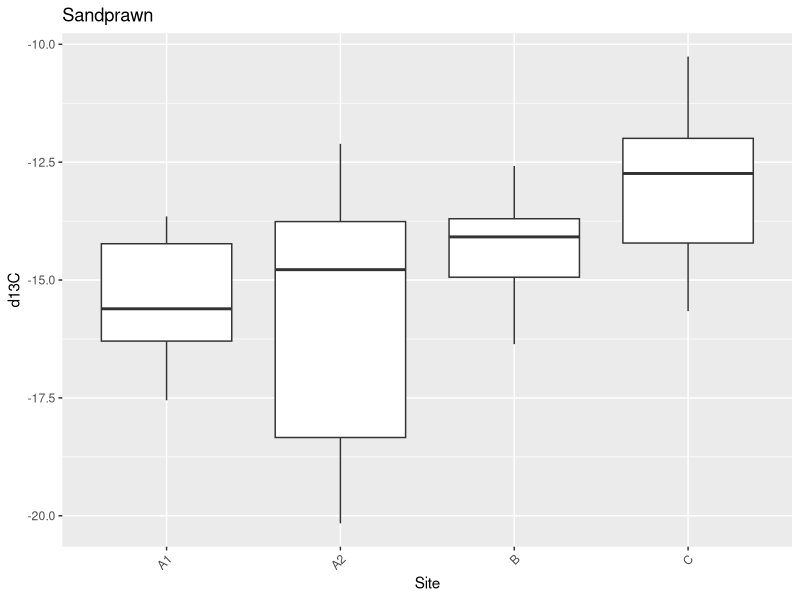
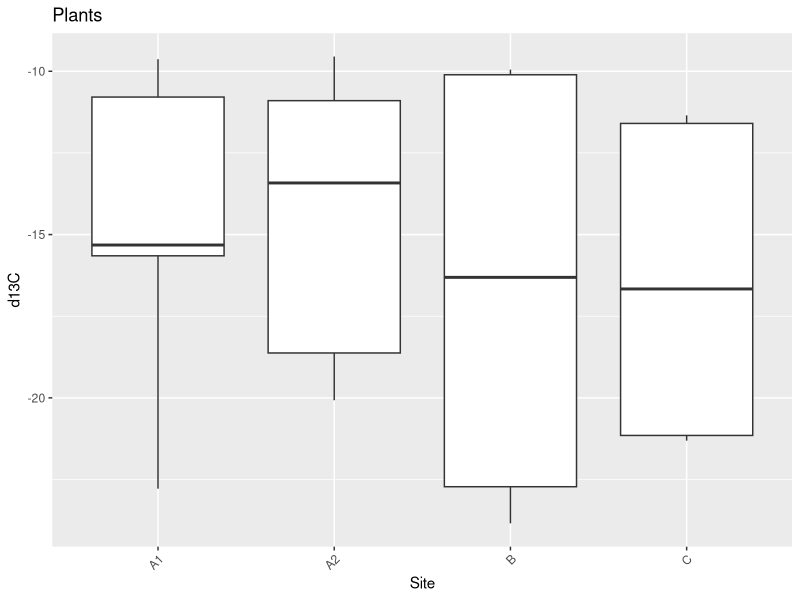
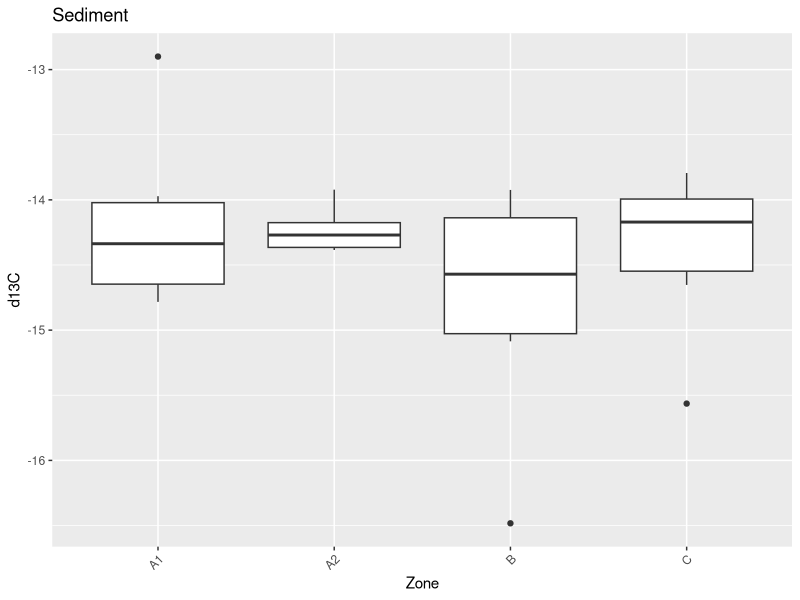
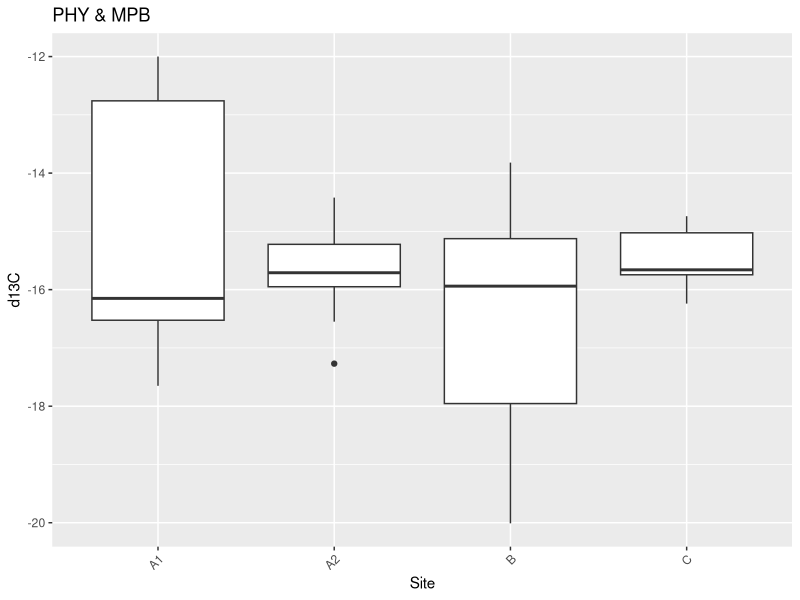
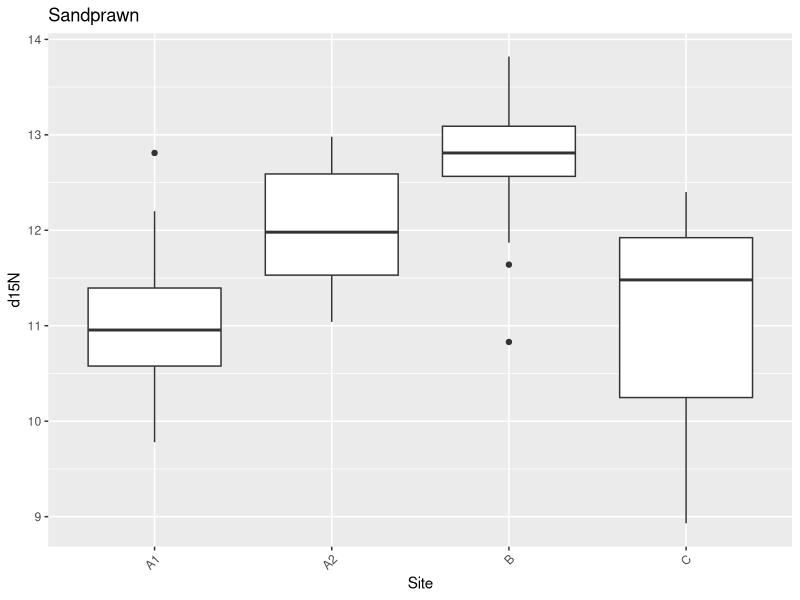
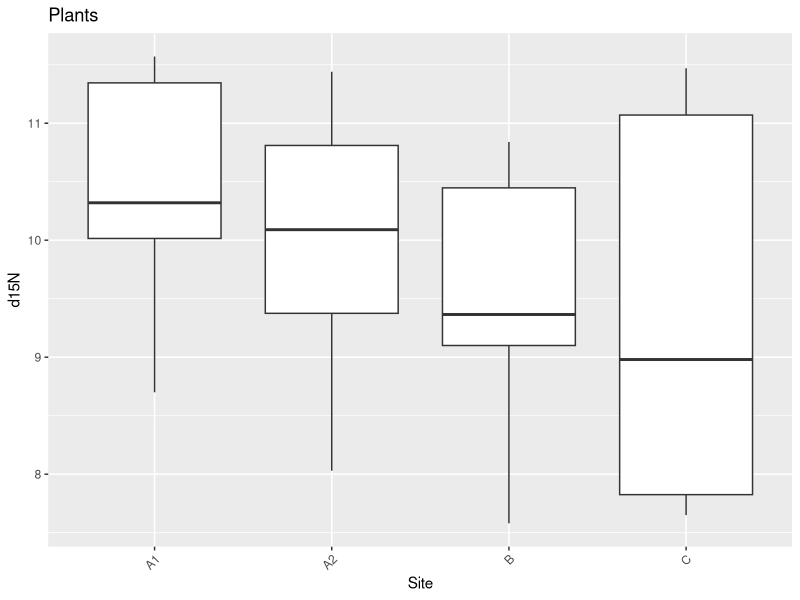
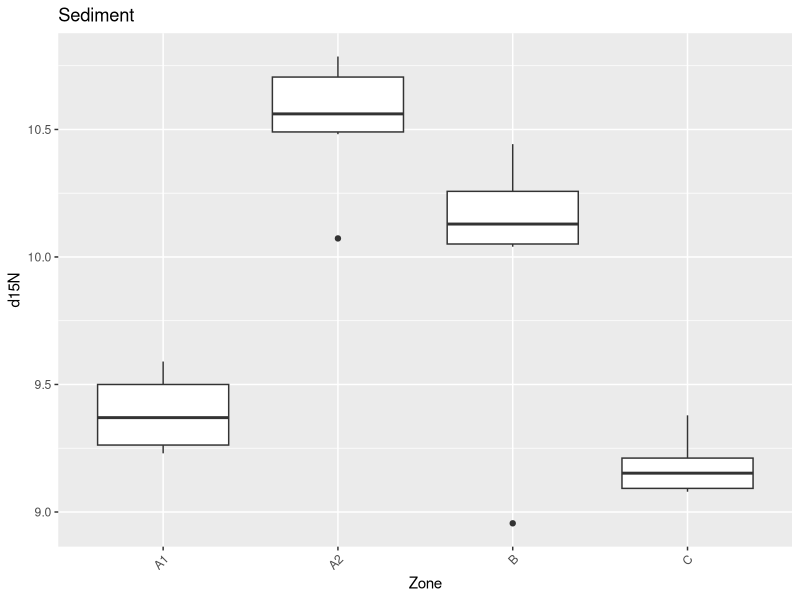
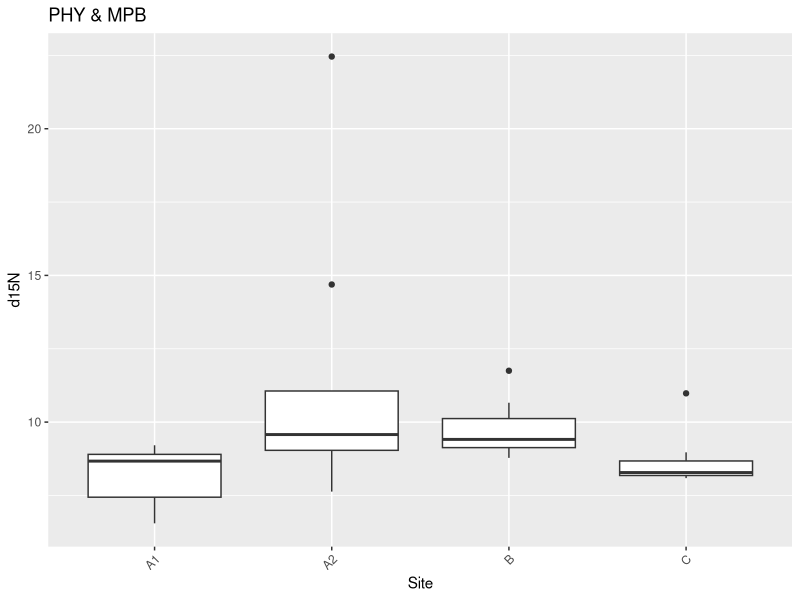

Source code (R) for these figures, in order:
## ---- chunk 1
knitr::opts_chunk$set(echo = TRUE)
## ---- chunk 2
library(readxl)
library(tidyverse)

## ---- chunk 3
Sandprawn <- read_excel("ShaniRaw.xlsx",  sheet = "Sandprawn")


plants <- read_excel("ShaniRaw.xlsx", sheet = "Plants")


phyto <- read_excel("ShaniRaw.xlsx", sheet = "PHY and MBO")


sediment <- read_excel("ShaniRaw.xlsx", sheet = "Sediment")

## ---- chunk 4
Sandprawn
plants
phyto
sediment
## ---- chunk 5
SandprawnSelected=read_xlsx("ShaniRaw.xlsx", sheet= "Sandprawn") %>% 
  select(Material,Site,d13C,d15N,`N%`,`C%`,`C:N`)

SandprawnSelected

## ---- chunk 6
Sandprawn$Sex = as.factor(Sandprawn$Sex)
unclass(Sandprawn$Sex)

Sandprawn$Site = as.factor(Sandprawn$Site)
unclass(Sandprawn$Site)

plants$Site = as.factor(plants$Site)
unclass(plants$Site)

phyto$Site = as.factor(phyto$Site)
unclass(phyto$Site)

sediment$Zone = as.factor(sediment$Zone)
unclass(sediment$Zone)
## ---- chunk 7
pivot1=read_xlsx("ShaniRaw.xlsx", sheet= "Sandprawn") %>% 
  select(Material,Site,d13C,d15N,`N%`,`C%`) %>%
  pivot_longer(cols = c("d13C", "d15N", "N%", "C%"),
               names_to = "variable", values_to = "value") 
pivot1
## ---- chunk 8
pivot2=read_xlsx("ShaniRaw.xlsx", sheet= "Sediment") %>%
  pivot_longer(cols = c("d13C", "d15N", "N%", "C%"),
               names_to = "variable", values_to = "value")
pivot2
## ---- chunk 9
pivot3=read_xlsx("ShaniRaw.xlsx", sheet= "Plants") %>% 
  pivot_longer(cols = c("d13C", "d15N", "N%", "C%"),
               names_to = "variable", values_to = "value") 
pivot3
## ---- chunk 10
pivot4=read_xlsx("ShaniRaw.xlsx", sheet= "PHY and MBO") %>% 
  pivot_longer(cols = c("d13C", "d15N", "N%", "C%"),
               names_to = "variable", values_to = "value") 
pivot4
## ---- chunk 11
SedimentSite=read_excel("ShaniRaw.xlsx", sheet = "Sediment")%>%
knitr::kable(col.names = c("Material", "Site", "d13C",  "d15N",  "`N%`", "`C%`"))
## ---- chunk 12
colnames(plants) <- c("Material", "Site", "d13C",  "d15N",  "`N%`", "`C%`","`C:N`")

plants
## ---- chunk 13
 library(ggplot2)
## ---- chunk 14

## ---- chunk 15

 
p1= ggplot(SandprawnSelected) +
    geom_boxplot(aes(y = d13C, x = Site)) +
    theme(axis.text.x = element_text(angle = 45, hjust = 1)) 

## ---- chunk 16
p1 + ggtitle("Sandprawn")
## ---- chunk 17

 
p2= ggplot(plants) +
    geom_boxplot(aes(y = d13C, x = Site)) +
    theme(axis.text.x = element_text(angle = 45, hjust = 1)) 

## ---- chunk 18
p2 + ggtitle("Plants")
## ---- chunk 19
p3= ggplot(sediment) +
    geom_boxplot(aes(y = d13C, x = Zone)) +
    theme(axis.text.x = element_text(angle = 45, hjust = 1)) 

## ---- chunk 20
p3 + ggtitle("Sediment")
## ---- chunk 21
p4= ggplot(phyto) +
    geom_boxplot(aes(y = d13C, x = Site)) +
    theme(axis.text.x = element_text(angle = 45, hjust = 1)) 

## ---- chunk 22
p4 + ggtitle("PHY & MPB")

## ---- chunk 23

 
p1.1= ggplot(SandprawnSelected) +
    geom_boxplot(aes(y = d15N, x = Site)) +
    theme(axis.text.x = element_text(angle = 45, hjust = 1)) 

## ---- chunk 24
p1.1 + ggtitle("Sandprawn")
## ---- chunk 25

 
p2.1= ggplot(plants) +
    geom_boxplot(aes(y = d15N, x = Site)) +
    theme(axis.text.x = element_text(angle = 45, hjust = 1)) 

## ---- chunk 26
p2.1 + ggtitle("Plants")
## ---- chunk 27
p3.1= ggplot(sediment) +
    geom_boxplot(aes(y = d15N, x = Zone)) +
    theme(axis.text.x = element_text(angle = 45, hjust = 1)) 

## ---- chunk 28
p3.1 + ggtitle("Sediment")
## ---- chunk 29
p4.1= ggplot(phyto) +
    geom_boxplot(aes(y = d15N, x = Site)) +
    theme(axis.text.x = element_text(angle = 45, hjust = 1)) 

## ---- chunk 30
p4.1 + ggtitle("PHY & MPB")


